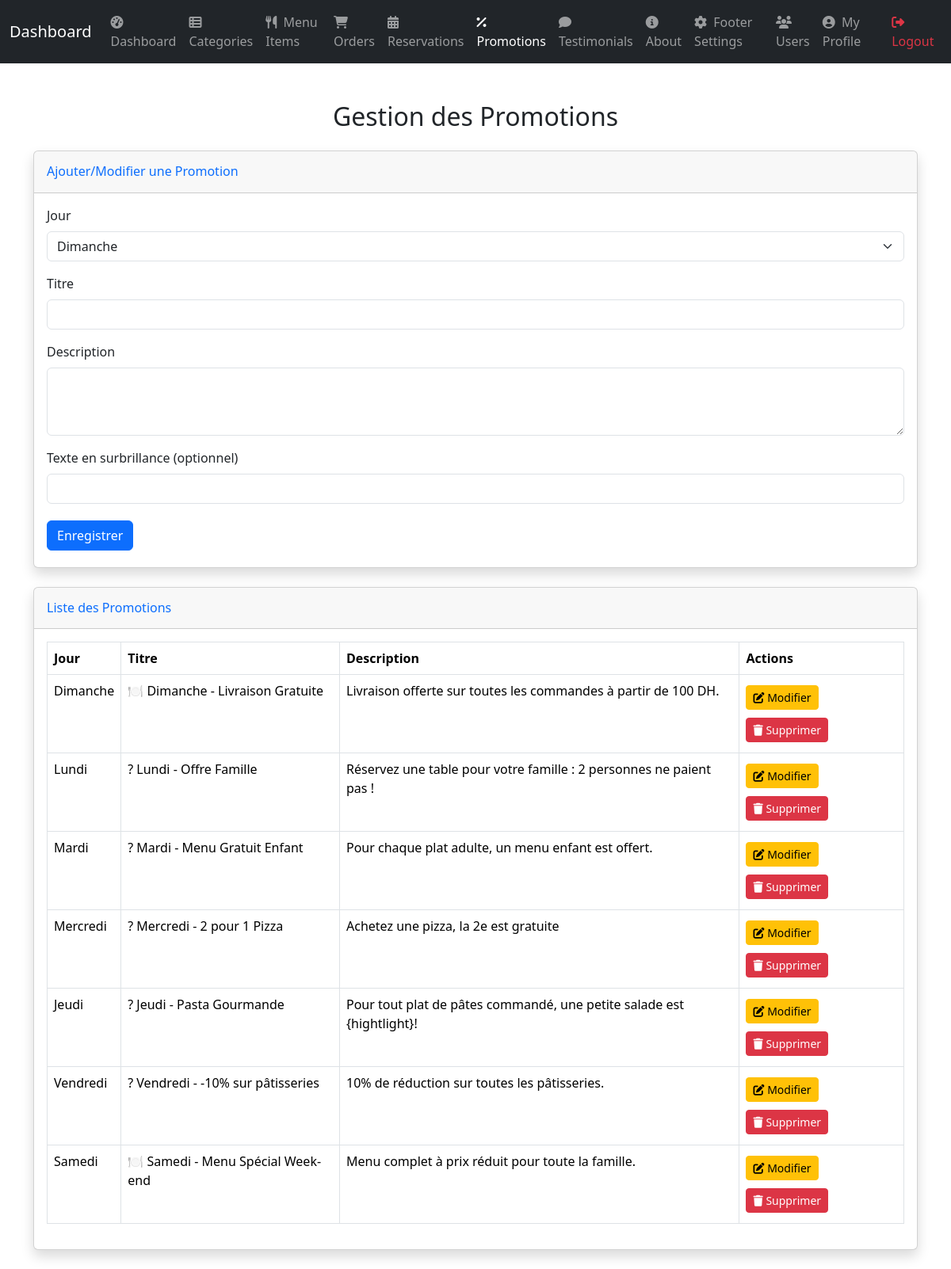
The app's page /admin/promotions.php (signed in) with its own data.
### tables this page shows
CREATE TABLE `promotions` (
  `id` int(11) NOT NULL,
  `day_name` varchar(50) NOT NULL,
  `day_of_week` int(11) NOT NULL,
  `title` varchar(255) NOT NULL,
  `description` text NOT NULL,
  `highlight_text` varchar(255) DEFAULT NULL
);

### admin/promotions.php (the view, shortened to what this page needs)
<?php
    require_once 'db.php';
    try {
        $stmt       = $pdo->query("SELECT * FROM promotions ORDER BY day_of_week");
        $promotions = $stmt->fetchAll(PDO::FETCH_ASSOC);
    } catch (PDOException $e) {
        die("Erreur lors de la récupération des promotions : " . $e->getMessage());
    }
?>
<?php include_once 'includes/header.php'; ?>
<div class="container mt-5">
    <h2 class="text-center mb-4">Gestion des Promotions</h2>
    <div class="card shadow mb-4">
        <div class="card-header py-3">
            <h6 class="m-0 font-weight-bold text-primary">Ajouter/Modifier une Promotion</h6>
        </div>
        <div class="card-body">
            <form method="POST" action="">
                <div class="mb-3">
                    <label for="day_name" class="form-label">Jour</label>
                    <select class="form-select" id="day_name" name="day_name" required>
                        <option value="Dimanche" data-day="0">Dimanche</option>
                    </select>
                </div>
                <div class="mb-3">
                    <label for="title" class="form-label">Titre</label>
                    <input type="text" class="form-control" id="title" name="title" required>
                </div>
                <div class="mb-3">
                    <label for="description" class="form-label">Description</label>
                    <textarea class="form-control" id="description" name="description" rows="3" required></textarea>
                </div>
                <div class="mb-3">
                    <label for="highlight_text" class="form-label">Texte en surbrillance (optionnel)</label>
                    <input type="text" class="form-control" id="highlight_text" name="highlight_text">
                </div>
                <button type="submit" class="btn btn-primary">Enregistrer</button>
            </form>
        </div>
    </div>
    <div class="card shadow mb-4">
        <div class="card-header py-3">
            <h6 class="m-0 font-weight-bold text-primary">Liste des Promotions</h6>
        </div>
        <div class="card-body">
            <div class="table-responsive">
                <table class="table table-bordered" width="100%" cellspacing="0">
                    <thead>
                        <tr>
                            <th>Jour</th>
                            <th>Titre</th>
                            <th>Description</th>
                            <th>Actions</th>
                        </tr>
                    </thead>
                    <tbody>
                        <?php if (! empty($promotions)): ?>
<?php foreach ($promotions as $promotion): ?>
                                <tr>
                                    <td><?php echo htmlspecialchars($promotion['day_name']); ?></td>
                                    <td><?php echo htmlspecialchars($promotion['title']); ?></td>
                                    <td>
                                        <?php
                                            $description = htmlspecialchars($promotion['description']);
                                            if (! empty($promotion['highlight_text'])) {
                                                $highlight   = '<span class="highlight">' . htmlspecialchars($promotion['highlight_text']) . '</span>';
                                                $description = str_replace('{highlight}', $highlight, $description);
                                            }
                                            echo $description;
                                        ?>
                                    </td>
                                    <td>
                                        <a href="edit_promotion.php?id=<?php echo htmlspecialchars($promotion['id']); ?>" class="btn btn-sm btn-warning">
                                            <i class="fas fa-edit"></i> Modifier
                                        </a>
                                        <form method="POST" action="" style="display:inline;" onsubmit="return confirm('Êtes-vous sûr de vouloir supprimer cette promotion ?');">
                                            <button type="submit" class="btn btn-sm btn-danger">
                                                <i class="fas fa-trash"></i> Supprimer
                                            </button>
                                        </form>
                                    </td>
                                </tr>
                            <?php endforeach; ?>
<?php else: ?>
                            <tr>
                                <td colspan="4" class="text-center">Aucune promotion disponible</td>
                            </tr>
                        <?php endif; ?>
                    </tbody>
                </table>
            </div>
        </div>
    </div>
</div>
<?php include_once 'includes/footer.php'; ?>

### admin/css/admin.css (style rules this page uses)
html, body { height: 100%; margin: 0; padding: 0; }
.btn { margin-top: 5px !important; margin-bottom: 5px !important; }

### records on screen
promotions: day_name "Dimanche", title "🍽 Dimanche - Livraison Gratuite", description "Livraison offerte sur toutes les commandes à partir de 100 DH."
promotions: day_name "Lundi", title "? Lundi - Offre Famille", description "Réservez une table pour votre famille :", highlight_text "2 personnes ne paient pas !"
promotions: day_name "Mardi", title "? Mardi - Menu Gratuit Enfant", description "Pour chaque plat adulte, un menu enfant est .", highlight_text "offert"
promotions: day_name "Mercredi", title "? Mercredi - 2 pour 1 Pizza", description "Achetez une pizza,", highlight_text "la 2e est gratuite"
promotions: day_name "Jeudi", title "? Jeudi - Pasta Gourmande", description "Pour tout plat de pâtes commandé, une petite salade est {hightlight}!"
promotions: day_name "Vendredi", title "? Vendredi - -10% sur pâtisseries", highlight_text "10% de réduction", description "sur toutes les pâtisseries."
promotions: day_name "Samedi", title "🍽 Samedi - Menu Spécial Week-end", description "Menu complet à prix réduit pour toute la famille."
